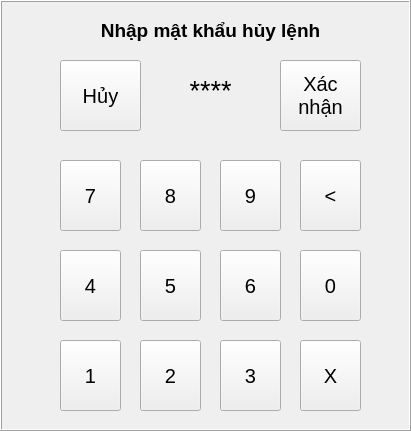
   <widget class="QFrame" name="fr_password">
    <property name="geometry">
     <rect>
      <x>450</x>
      <y>60</y>
      <width>411</width>
      <height>431</height>
     </rect>
    </property>
    <property name="autoFillBackground">
     <bool>true</bool>
    </property>
    <property name="frameShape">
     <enum>QFrame::Box</enum>
    </property>
    <property name="frameShadow">
     <enum>QFrame::Raised</enum>
    </property>
    <widget class="QPushButton" name="bt_pw_clear">
     <property name="geometry">
      <rect>
       <x>300</x>
       <y>340</y>
       <width>61</width>
       <height>71</height>
      </rect>
     </property>
     <property name="font">
      <font>
       <pointsize>15</pointsize>
      </font>
     </property>
     <property name="text">
      <string>X</string>
     </property>
    </widget>
    <widget class="QPushButton" name="bt_pw_2">
     <property name="geometry">
      <rect>
       <x>140</x>
       <y>340</y>
       <width>61</width>
       <height>71</height>
      </rect>
     </property>
     <property name="font">
      <font>
       <pointsize>15</pointsize>
      </font>
     </property>
     <property name="text">
      <string>2</string>
     </property>
    </widget>
    <widget class="QPushButton" name="bt_pw_agree">
     <property name="geometry">
      <rect>
       <x>280</x>
       <y>60</y>
       <width>81</width>
       <height>71</height>
      </rect>
     </property>
     <property name="font">
      <font>
       <pointsize>15</pointsize>
      </font>
     </property>
     <property name="text">
      <string>Xác
nhận</string>
     </property>
    </widget>
    <widget class="QPushButton" name="bt_pw_9">
     <property name="geometry">
      <rect>
       <x>220</x>
       <y>160</y>
       <width>61</width>
       <height>71</height>
      </rect>
     </property>
     <property name="font">
      <font>
       <pointsize>15</pointsize>
      </font>
     </property>
     <property name="text">
      <string>9</string>
     </property>
    </widget>
    <widget class="QPushButton" name="bt_pw_6">
     <property name="geometry">
      <rect>
       <x>220</x>
       <y>250</y>
       <width>61</width>
       <height>71</height>
      </rect>
     </property>
     <property name="font">
      <font>
       <pointsize>15</pointsize>
      </font>
     </property>
     <property name="text">
      <string>6</string>
     </property>
    </widget>
    <widget class="QLabel" name="lbv_pw_data">
     <property name="geometry">
      <rect>
       <x>150</x>
       <y>70</y>
       <width>121</width>
       <height>41</height>
      </rect>
     </property>
     <property name="font">
      <font>
       <pointsize>20</pointsize>
      </font>
     </property>
     <property name="text">
      <string>****</string>
     </property>
     <property name="alignment">
      <set>Qt::AlignCenter</set>
     </property>
    </widget>
    <widget class="QPushButton" name="bt_pw_4">
     <property name="geometry">
      <rect>
       <x>60</x>
       <y>250</y>
       <width>61</width>
       <height>71</height>
      </rect>
     </property>
     <property name="font">
      <font>
       <pointsize>15</pointsize>
      </font>
     </property>
     <property name="text">
      <string>4</string>
     </property>
    </widget>
    <widget class="QPushButton" name="bt_pw_3">
     <property name="geometry">
      <rect>
       <x>220</x>
       <y>340</y>
       <width>61</width>
       <height>71</height>
      </rect>
     </property>
     <property name="font">
      <font>
       <pointsize>15</pointsize>
      </font>
     </property>
     <property name="text">
      <string>3</string>
     </property>
    </widget>
    <widget class="QPushButton" name="bt_pw_delete">
     <property name="geometry">
      <rect>
       <x>300</x>
       <y>160</y>
       <width>61</width>
       <height>71</height>
      </rect>
     </property>
     <property name="font">
      <font>
       <pointsize>15</pointsize>
      </font>
     </property>
     <property name="text">
      <string>&lt;</string>
     </property>
    </widget>
    <widget class="QPushButton" name="bt_pw_5">
     <property name="geometry">
      <rect>
       <x>140</x>
       <y>250</y>
       <width>61</width>
       <height>71</height>
      </rect>
     </property>
     <property name="font">
      <font>
       <pointsize>15</pointsize>
      </font>
     </property>
     <property name="text">
      <string>5</string>
     </property>
    </widget>
    <widget class="QPushButton" name="bt_pw_1">
     <property name="geometry">
      <rect>
       <x>60</x>
       <y>340</y>
       <width>61</width>
       <height>71</height>
      </rect>
     </property>
     <property name="font">
      <font>
       <pointsize>15</pointsize>
      </font>
     </property>
     <property name="text">
      <string>1</string>
     </property>
    </widget>
    <widget class="QPushButton" name="bt_pw_cancel">
     <property name="geometry">
      <rect>
       <x>60</x>
       <y>60</y>
       <width>81</width>
       <height>71</height>
      </rect>
     </property>
     <property name="font">
      <font>
       <pointsize>15</pointsize>
      </font>
     </property>
     <property name="text">
      <string>Hủy</string>
     </property>
    </widget>
    <widget class="QPushButton" name="bt_pw_8">
     <property name="geometry">
      <rect>
       <x>140</x>
       <y>160</y>
       <width>61</width>
       <height>71</height>
      </rect>
     </property>
     <property name="font">
      <font>
       <pointsize>15</pointsize>
      </font>
     </property>
     <property name="text">
      <string>8</string>
     </property>
    </widget>
    <widget class="QPushButton" name="bt_pw_7">
     <property name="geometry">
      <rect>
       <x>60</x>
       <y>160</y>
       <width>61</width>
       <height>71</height>
      </rect>
     </property>
     <property name="font">
      <font>
       <pointsize>15</pointsize>
      </font>
     </property>
     <property name="text">
      <string>7</string>
     </property>
    </widget>
    <widget class="QPushButton" name="bt_pw_0">
     <property name="geometry">
      <rect>
       <x>300</x>
       <y>250</y>
       <width>61</width>
       <height>71</height>
      </rect>
     </property>
     <property name="font">
      <font>
       <pointsize>15</pointsize>
      </font>
     </property>
     <property name="text">
      <string>0</string>
     </property>
    </widget>
    <widget class="QLabel" name="lb_pw">
     <property name="geometry">
      <rect>
       <x>90</x>
       <y>10</y>
       <width>241</width>
       <height>41</height>
      </rect>
     </property>
     <property name="font">
      <font>
       <pointsize>14</pointsize>
       <weight>75</weight>
       <bold>true</bold>
      </font>
     </property>
     <property name="text">
      <string>Nhập mật khẩu hủy lệnh</string>
     </property>
     <property name="alignment">
      <set>Qt::AlignCenter</set>
     </property>
    </widget>
   </widget>
